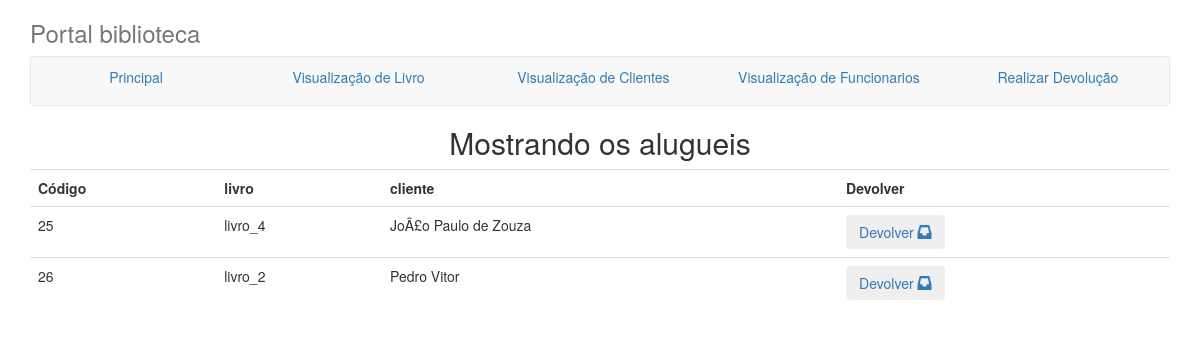
Before: /cadastro/devolucao.php with the older database file.
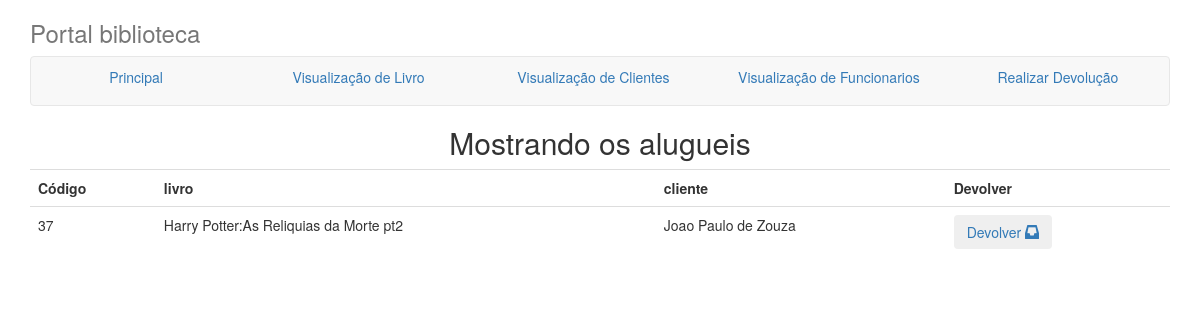
After: the same page with the newer database file.
### tables this page shows
CREATE TABLE IF NOT EXISTS `rent` (
  `id` bigint(20) unsigned NOT NULL AUTO_INCREMENT,
  `rentDate` varchar(50) DEFAULT NULL,
  `id_client` int(11) DEFAULT NULL,
  `id_book` int(11) DEFAULT NULL,
  `id_employee` int(11) DEFAULT NULL,
  `avaliable` varchar(50) DEFAULT NULL,
  UNIQUE KEY `id` (`id`)
);

CREATE TABLE IF NOT EXISTS `book` (
  `id` bigint(20) unsigned NOT NULL AUTO_INCREMENT,
  `name` varchar(100) NOT NULL,
  `writer` varchar(100) NOT NULL,
  `pages` varchar(100) NOT NULL,
  `stash` int(100) NOT NULL,
  UNIQUE KEY `id` (`id`)
);

CREATE TABLE IF NOT EXISTS `client` (
  `name` varchar(100) NOT NULL,
  `phone` varchar(100) NOT NULL,
  `mail` varchar(100) NOT NULL,
  `cpf` varchar(100) NOT NULL,
  `address` varchar(100) NOT NULL,
  `rentCount` int(11) NOT NULL,
  `id` bigint(20) unsigned NOT NULL AUTO_INCREMENT,
  UNIQUE KEY `is` (`id`)
);

### cadastro/devolucao.php (the view, shortened to what this page needs)
<!doctype html>
<html>
<head>
<link rel="stylesheet" href="../css/bootstrap.css">
</head>
<body>
<div class="container">
      <div class="masthead">
        <h3 class="text-muted">Portal biblioteca</h3>
        <nav class="navbar navbar-default">
          <ul class="nav nav-justified">
			<li class="active"><a href="../index.php">Principal</a></li>
            <li><a href="../visualizacao/visualizacaoLivro.php">Visualização de Livro</a></li>
            <li><a href="../visualizacao/visualizacaoCliente.php">Visualização de Clientes</a></li>
            <li><a href="../visualizacao/visualizacaoFuncionario.php">Visualização de Funcionarios</a></li>
			<li><a href="devolucao.php">Realizar Devolução</a></li>
          </ul>
        </nav>
      </div>
      <div>
<?php
		$resultado=mysql_query("Select * from rent where avaliable='alugado' order by id") or die ("Não é possível consultar Alugueis.");
		print("<center><h2>Mostrando os alugueis</h2>");
		print("<table class='display table' width='90%'>");
		print("<tr><td><b>Código</td>");
		print("<td><b>livro</td>");
		print("<td><b>cliente</td>");
		print("<td><b>Devolver</td>");
			while ($linha=mysql_fetch_array($resultado))
{
   $id=$linha["id"];
   $book=$linha["id_book"];
		$resultado2=mysql_query("Select * from book where id='$book'") or die ("Não é possível consultar nome do cliente.");
		while($linha2=mysql_fetch_array($resultado2))
		$bookName=$linha2["name"];
   $client=$linha["id_client"];
		$resultado1=mysql_query("Select * from client where id='$client'") or die ("Não é possível consultar nome do cliente.");
		while($linha1=mysql_fetch_array($resultado1))
		$clientName=$linha1["name"];
   print("<tr><td>$id</td>");
   print("<td>$bookName</td>");
   print("<td>$clientName</td>");
   print("<td><a href='../trafegoDados/processaDevolucao.php?cod=$id & cod_book=$book & cod_client=$client '><button type='button'  class='btn'>Devolver
										<span class='glyphicon glyphicon-inbox' aria-hidden='true'></span> </button></a>");     }
   print("</table></center>");
?>
</body>
</html>

Changed rows visible on the page:
no longer on this page (row edited): rent: id "25", id_book.name "livro_4", id_client.name "JoÃ£o Paulo de Zouza"
no longer on this page (row edited): rent: id "26", id_book.name "livro_2", id_client.name "Pedro Vitor"
added rent: id "37", id_book.name "Harry Potter:As Reliquias da Morte pt2", id_client.name "Joao Paulo de Zouza"
